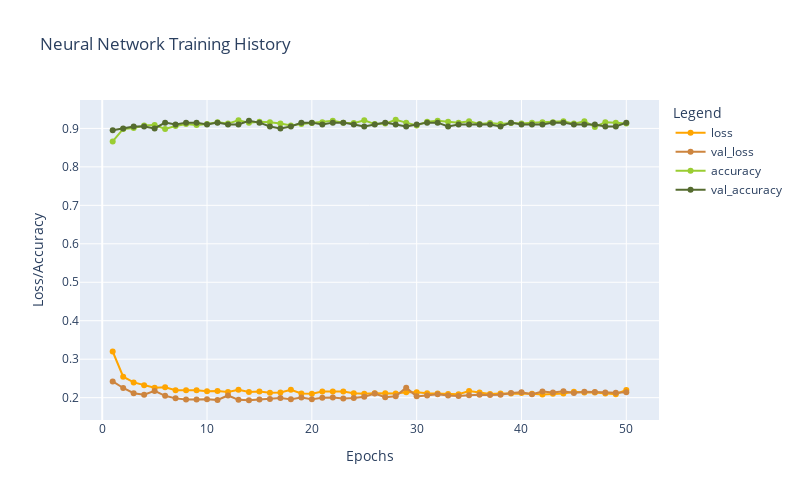

Notebook cell for this chart:
### Code cell
plot_history(history1)

### Figure 1 — Plotly figure (JSON) as saved in the notebook; plotly's stock layout.template omitted (floating-point values rounded to 4 significant figures)
{"data": [{"hovertemplate": "Legend=loss<br>Epochs=%{x}<br>Loss/Accuracy=%{y}<extra></extra>", "legendgroup": "loss", "line": {"color": "orange", "dash": "solid"}, "marker": {"symbol": "circle"}, "mode": "lines+markers", "name": "loss", "orientation": "v", "showlegend": true, "type": "scatter", "x": [1, 2, 3, 4, 5, 6, 7, 8, 9, 10, 11, 12, 13, 14, 15, 16, 17, 18, 19, 20, 21, 22, 23, 24, 25, 26, 27, 28, 29, 30, 31, 32, 33, 34, 35, 36, 37, 38, 39, 40, 41, 42, 43, 44, 45, 46, 47, 48, 49, 50], "xaxis": "x", "y": [0.32, 0.2545, 0.2397, 0.2321, 0.2259, 0.2271, 0.2195, 0.2196, 0.2193, 0.2166, 0.2172, 0.2147, 0.2205, 0.2145, 0.216, 0.2126, 0.2136, 0.2207, 0.2109, 0.2101, 0.2159, 0.2163, 0.2157, 0.2115, 0.21, 0.2117, 0.2114, 0.211, 0.2142, 0.2141, 0.2113, 0.2109, 0.2092, 0.2091, 0.2171, 0.2132, 0.2095, 0.211, 0.211, 0.2119, 0.2103, 0.2084, 0.21, 0.2111, 0.2154, 0.2135, 0.2137, 0.2107, 0.2092, 0.2202], "yaxis": "y"}, {"hovertemplate": "Legend=val_loss<br>Epochs=%{x}<br>Loss/Accuracy=%{y}<extra></extra>", "legendgroup": "val_loss", "line": {"color": "peru", "dash": "solid"}, "marker": {"symbol": "circle"}, "mode": "lines+markers", "name": "val_loss", "orientation": "v", "showlegend": true, "type": "scatter", "x": [1, 2, 3, 4, 5, 6, 7, 8, 9, 10, 11, 12, 13, 14, 15, 16, 17, 18, 19, 20, 21, 22, 23, 24, 25, 26, 27, 28, 29, 30, 31, 32, 33, 34, 35, 36, 37, 38, 39, 40, 41, 42, 43, 44, 45, 46, 47, 48, 49, 50], "xaxis": "x", "y": [0.2421, 0.2251, 0.2116, 0.2078, 0.2176, 0.2047, 0.1981, 0.1954, 0.1954, 0.1961, 0.1939, 0.2057, 0.1943, 0.1933, 0.195, 0.1967, 0.199, 0.1961, 0.2005, 0.1962, 0.1995, 0.2004, 0.1981, 0.1991, 0.2021, 0.2109, 0.2011, 0.2035, 0.226, 0.2033, 0.2054, 0.209, 0.2056, 0.2042, 0.206, 0.2076, 0.2068, 0.2077, 0.212, 0.2142, 0.2087, 0.216, 0.2135, 0.2169, 0.2124, 0.2156, 0.2147, 0.2133, 0.2127, 0.2143], "yaxis": "y"}, {"hovertemplate": "Legend=accuracy<br>Epochs=%{x}<br>Loss/Accuracy=%{y}<extra></extra>", "legendgroup": "accuracy", "line": {"color": "yellowgreen", "dash": "solid"}, "marker": {"symbol": "circle"}, "mode": "lines+markers", "name": "accuracy", "orientation": "v", "showlegend": true, "type": "scatter", "x": [1, 2, 3, 4, 5, 6, 7, 8, 9, 10, 11, 12, 13, 14, 15, 16, 17, 18, 19, 20, 21, 22, 23, 24, 25, 26, 27, 28, 29, 30, 31, 32, 33, 34, 35, 36, 37, 38, 39, 40, 41, 42, 43, 44, 45, 46, 47, 48, 49, 50], "xaxis": "x", "y": [0.8662, 0.8988, 0.9013, 0.9075, 0.9087, 0.8988, 0.9062, 0.9112, 0.9087, 0.9112, 0.9162, 0.9125, 0.9212, 0.915, 0.9175, 0.9162, 0.9125, 0.9075, 0.9112, 0.9137, 0.9162, 0.92, 0.915, 0.9137, 0.9212, 0.9112, 0.9125, 0.9225, 0.915, 0.9075, 0.9175, 0.92, 0.9175, 0.915, 0.9187, 0.9112, 0.9137, 0.9112, 0.9137, 0.9125, 0.915, 0.9162, 0.9162, 0.9187, 0.9125, 0.9187, 0.9038, 0.9162, 0.915, 0.9125], "yaxis": "y"}, {"hovertemplate": "Legend=val_accuracy<br>Epochs=%{x}<br>Loss/Accuracy=%{y}<extra></extra>", "legendgroup": "val_accuracy", "line": {"color": "darkolivegreen", "dash": "solid"}, "marker": {"symbol": "circle"}, "mode": "lines+markers", "name": "val_accuracy", "orientation": "v", "showlegend": true, "type": "scatter", "x": [1, 2, 3, 4, 5, 6, 7, 8, 9, 10, 11, 12, 13, 14, 15, 16, 17, 18, 19, 20, 21, 22, 23, 24, 25, 26, 27, 28, 29, 30, 31, 32, 33, 34, 35, 36, 37, 38, 39, 40, 41, 42, 43, 44, 45, 46, 47, 48, 49, 50], "xaxis": "x", "y": [0.895, 0.9, 0.905, 0.905, 0.9, 0.915, 0.91, 0.915, 0.915, 0.91, 0.915, 0.91, 0.91, 0.92, 0.915, 0.905, 0.9, 0.905, 0.915, 0.915, 0.91, 0.915, 0.915, 0.91, 0.905, 0.91, 0.915, 0.91, 0.905, 0.91, 0.915, 0.915, 0.905, 0.91, 0.91, 0.91, 0.91, 0.905, 0.915, 0.91, 0.91, 0.91, 0.915, 0.915, 0.91, 0.91, 0.91, 0.905, 0.905, 0.915], "yaxis": "y"}], "layout": {"height": 500, "legend": {"title": {"text": "Legend"}, "tracegroupgap": 0}, "title": {"text": "Neural Network Training History"}, "width": 800, "xaxis": {"anchor": "y", "domain": [0, 1], "title": {"text": "Epochs"}}, "yaxis": {"anchor": "x", "domain": [0, 1], "title": {"text": "Loss/Accuracy"}}}}
